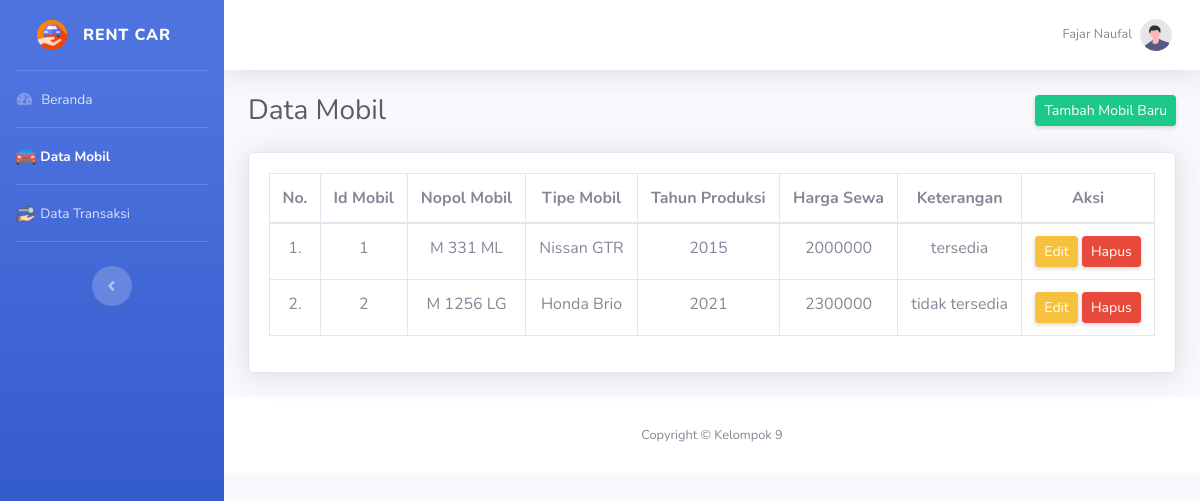
Screenshot of /data_mobil_admin.php (signed in) with the database file from the repository.
### tables this page shows
CREATE TABLE `mobil` (
  `id_mobil` int(11) NOT NULL,
  `nopol_mobil` varchar(100) NOT NULL,
  `tipe_mobil` varchar(100) NOT NULL,
  `tahun_produksi` int(11) NOT NULL,
  `harga_sewa` int(11) NOT NULL,
  `keterangan` varchar(100) NOT NULL
);

### data_mobil_admin.php (the view, shortened to what this page needs)
<!DOCTYPE html>
<?php
include "connection/koneksi.php";
$id = $_SESSION['id_admin'];
if(isset ($_SESSION['username'])){
    $query = "select * from admin natural join level_user where id_admin = $id";
    mysqli_query($conn, $query);
    $sql = mysqli_query($conn, $query);
    while($r = mysqli_fetch_array($sql)){
?>
<html lang="en">
<head>
    <link href="vendor/fontawesome-free/css/all.min.css" rel="stylesheet" type="text/css">
    <link href="css/sb-admin-2.min.css" rel="stylesheet">
    <link href="css/arabic.css" rel="stylesheet" >
</head>
<body id="page-top">
    <div id="wrapper">
        <ul class="navbar-nav bg-gradient-primary sidebar sidebar-dark accordion" id="accordionSidebar">
        <?php
            if($r['id_level'] == 1){
        ?>
            <a class="sidebar-brand d-flex align-items-center justify-content-center" href="beranda.php">
                <div class="sidebar-brand-icon rotate-n-15">
                    <img src="img/dashboard.png" width="30px" height="30px">
                </div>
                <div class="sidebar-brand-text mx-3">Rent Car</div>
            </a>
            <hr class="sidebar-divider my-0">
            <li class="nav-item active">
                <a class="nav-link" href="beranda.php">
                    <i class="fas fa-fw fa-tachometer-alt"></i>
                    <span>Beranda</span>
                </a>
            </li>
            <hr class="sidebar-divider my-0">
            <li class="nav-item">
                <a class="nav-link" href="data_mobil.php">
                    <i class="fas fa-fw fa-folder"></i>
                    <span>Data Mobil</span>
                </a>
            </li>
            <hr class="sidebar-divider my-0">
            <li class="nav-item">
                <a class="nav-link" href="peminjaman.php">
                    <i class="fas fa-fw fa-folder"></i>
                    <span>Penyewaan</span>
                </a>
            </li>
            <hr class="sidebar-divider my-0">
            <li class="nav-item">
                <a class="nav-link" href="pengembalian.php">
                    <i class="fas fa-fw fa-folder"></i>
                    <span>Pengembalian</span>
                </a>
            </li>
            <hr class="sidebar-divider my-0">
            <br>
            <div class="text-center d-none d-md-inline">
                <button class="rounded-circle border-0" id="sidebarToggle"></button>
            </div>
        <?php
            } else if($r['id_level'] == 2){
        ?>
            <a class="sidebar-brand d-flex align-items-center justify-content-center" href="beranda.php">
                <div class="sidebar-brand-icon">
                    <img src="img/icon.png" width="30px" height="30px">
                </div>
                <div class="sidebar-brand-text mx-3">Rent Car</div>
            </a>
            <hr class="sidebar-divider my-0">
            <li class="nav-item">
                <a class="nav-link" href="beranda.php">
                    <i class="fas fa-fw fa-tachometer-alt"></i>
                    <span>Beranda</span>
                </a>
            </li>
            <hr class="sidebar-divider my-0">
            <li class="nav-item active">
                <a class="nav-link" href="data_mobil_admin.php">
                    <img alt="Image placeholder" src="img/mobil.png">
                    <span>Data Mobil</span>
                </a>
            </li>
            <hr class="sidebar-divider my-0">
            <li class="nav-item">
                <a class="nav-link" href="data_transaksi.php">
                    <img alt="Image placeholder" src="img/pinjam.png">
                    <span>Data Transaksi</span>
                </a>
            </li>
            <hr class="sidebar-divider my-0">
            <br>
            <div class="text-center d-none d-md-inline">
                <button class="rounded-circle border-0" id="sidebarToggle"></button>
            </div>
        <?php
            }
        ?>
        </ul>
        <div id="content-wrapper" class="d-flex flex-column">
            <div id="content">
                <nav class="navbar navbar-expand navbar-light bg-white topbar mb-4 static-top shadow">
                    <ul class="navbar-nav ml-auto">
                        <li class="nav-item dropdown no-arrow">
                            <a class="nav-link dropdown-toggle" href="#" id="userDropdown" role="button"
                                data-toggle="dropdown" aria-haspopup="true" aria-expanded="false">
                                <span class="mr-2 d-none d-lg-inline text-gray-600 small"><?php echo $r['nama'];?></span>
                                <img class="img-profile rounded-circle"
                                    src="img/undraw_profile.svg">
                            </a>
                        </li>
                    </ul>
                </nav>
            <div class="container-fluid">
                <div class="d-sm-flex align-items-center justify-content-between mb-4">
                    <h1 class="h3 mb-0 text-gray-800">Data Mobil</h1>
                    <a href="tambah_mobil.php" class="d-none d-sm-inline-block btn btn-sm btn-success shadow-sm">Tambah Mobil Baru</a>
                </div>
                <section class="mar-top--x-3 mar-bottom--x-5">
                    <div class="card shadow mb-4">
                        <div class="card-body">
                            <div class="table-responsive">
                            <?php
                            $query_data_mobil = "SELECT * FROM mobil";
                            $sql_data_mobil = mysqli_query($conn, $query_data_mobil);
                            $no = 1;
                            ?>
                                <table class="table table-bordered" id="dataTable" width="100%" cellspacing="0">
                                    <thead align="center">
                                        <tr>
                                            <th>No.</th>
                                            <th>Id Mobil</th>
                                            <th>Nopol Mobil</th>
                                            <th>Tipe Mobil</th>
                                            <th>Tahun Produksi</th>
                                            <th>Harga Sewa</th>
                                            <th>Keterangan</th>
                                            <th>Aksi</th>
                                        </tr>
                                    </thead>
                                    <tbody align="center">
                                    <?php
                                        while($r_dt_mobil = mysqli_fetch_array($sql_data_mobil)){
                                    ?>
                                        <tr class="odd gradeX">
                                        <td><center><?php echo $no++; ?>.</center></td>
                                        <td><?php echo $r_dt_mobil['id_mobil']; ?></td>
                                        <td><?php echo $r_dt_mobil['nopol_mobil']; ?></td>
                                        <td><?php echo $r_dt_mobil['tipe_mobil']; ?></td>
                                        <td><?php echo $r_dt_mobil['tahun_produksi']; ?></td>
                                        <td><?php echo $r_dt_mobil['harga_sewa']; ?></td>
                                        <td><?php echo $r_dt_mobil['keterangan']; ?></td>
                                        <td>
                                        <button class="d-none d-sm-inline-block btn btn-sm btn-warning shadow-sm"data-toggle="modal" data-target="#editModal<?php echo $r_dt_mobil['id_mobil']; ?>">Edit</button>
                                            <button class="d-none d-sm-inline-block btn btn-sm btn-danger shadow-sm" data-toggle="modal" data-target="#hapusModal<?php echo $r_dt_mobil['id_mobil']; ?>">Hapus</button>
                                        </td>
                                        </tr>
                                    <?php
                                        }
                                    ?>
                                    </tbody>
                                </table>
                            </div>
                        </div>
                    </div>
                </section>
            </div>
            <footer class="sticky-footer bg-white">
                <div class="container my-auto">
                    <div class="copyright text-center my-auto">
                        <span>Copyright &copy; Kelompok 9</span>
                    </div>
                </div>
            </footer>
        </div>
    </div>
</body>
</html>
<?php
  }
} else {
  header('location: logout.php');
}
?>

### rows the page displays
mobil: id_mobil "1", nopol_mobil "M 331 ML", tipe_mobil "Nissan GTR", tahun_produksi "2015", harga_sewa "2000000", keterangan "tersedia"
mobil: id_mobil "2", nopol_mobil "M 1256 LG", tipe_mobil "Honda Brio", tahun_produksi "2021", harga_sewa "2300000", keterangan "tidak tersedia"

### other values shown
$r['nama'] "Fajar Naufal"
